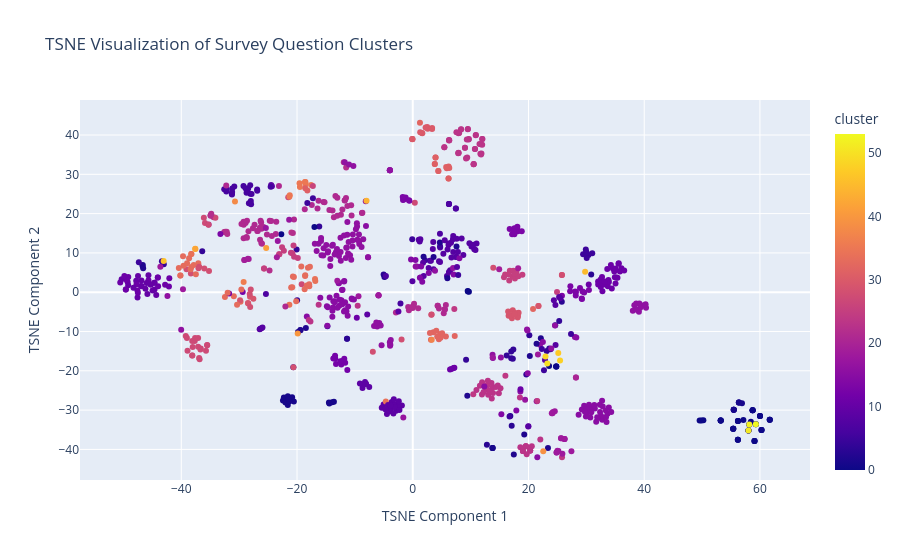

Notebook cell for this chart:
### Markdown cell above
##### 2. Generic Survey Using Combined Topic Clusters (lda_topic,bert_topic) against agglomerative/Hierachical clustering

### Code cell
import numpy as np
import pandas as pd
import plotly.express as px
from sklearn.manifold import TSNE

# Assuming survey_questions_df contains:
# "sbert_embedding": a list column with SBERT embeddings,
# "kmeans_cluster": the cluster label for each question,
# "cleaned_question": the processed question text.

# Convert the list of embeddings to a NumPy array.
embeddings = np.array(survey_questions_df["sbert_embedding"].tolist())

# Use TSNE to reduce the dimensionality to 2 dimensions.
# - n_components=2: We want a 2D representation.
# - perplexity=30: A common value balancing local and global structure.
# - random_state=42: For reproducibility.
tsne = TSNE(n_components=2, perplexity=30, random_state=42)
tsne_results = tsne.fit_transform(embeddings)

# Create a DataFrame for plotting.
plot_df = pd.DataFrame(tsne_results, columns=["tsne1", "tsne2"])
plot_df["cluster"] = survey_questions_df["combined_cluster"].values
plot_df["question"] = survey_questions_df["cleaned_question"].values

# Create an interactive scatter plot with Plotly.
fig = px.scatter(
    plot_df, 
    x="tsne1", 
    y="tsne2", 
    color="cluster", 
    hover_data=["question"],
    title="TSNE Visualization of Survey Question Clusters",
    labels={"tsne1": "TSNE Component 1", "tsne2": "TSNE Component 2"}
)

fig.show()

### Figure 1 — Plotly figure (JSON) as saved in the notebook; plotly's stock layout.template omitted (floating-point values rounded to 4 significant figures; data arrays with more than 128 entries replaced by an {"elided": "..."} marker saying what was removed)
{"data": [{"customdata": {"elided": "925x1 str values"}, "hovertemplate": "TSNE Component 1=%{x}<br>TSNE Component 2=%{y}<br>question=%{customdata[0]}<br>cluster=%{marker.color}<extra></extra>", "legendgroup": "", "marker": {"color": {"elided": "925 int values"}, "coloraxis": "coloraxis", "symbol": "circle"}, "mode": "markers", "name": "", "orientation": "v", "showlegend": false, "type": "scatter", "x": {"elided": "925 float values"}, "xaxis": "x", "y": {"elided": "925 float values"}, "yaxis": "y"}], "layout": {"autosize": true, "coloraxis": {"colorbar": {"title": {"text": "cluster"}}, "colorscale": [[0, "#0d0887"], [0.1111, "#46039f"], [0.2222, "#7201a8"], [0.3333, "#9c179e"], [0.4444, "#bd3786"], [0.5556, "#d8576b"], [0.6667, "#ed7953"], [0.7778, "#fb9f3a"], [0.8889, "#fdca26"], [1, "#f0f921"]]}, "legend": {"tracegroupgap": 0}, "title": {"text": "TSNE Visualization of Survey Question Clusters"}, "xaxis": {"anchor": "y", "autorange": true, "domain": [0, 1], "range": [-57.34, 68.49], "title": {"text": "TSNE Component 1"}, "type": "linear"}, "yaxis": {"anchor": "x", "autorange": true, "domain": [0, 1], "range": [-49.02, 50.15], "title": {"text": "TSNE Component 2"}, "type": "linear"}}}
